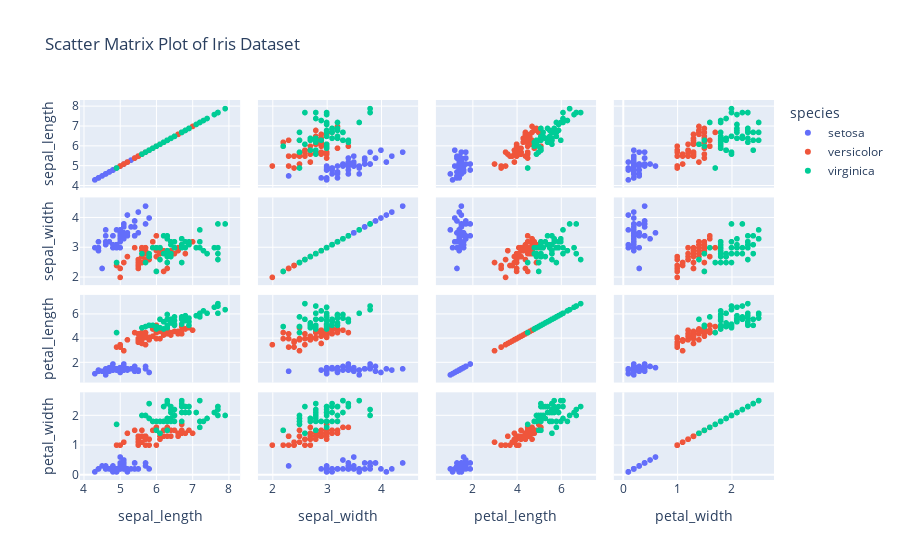

Notebook source saved alongside this figure:
### Code cell
import seaborn as sns
import plotly.express as px

iris_df = sns.load_dataset('iris')

scatter_matrix = px.scatter_matrix(
    iris_df,
    dimensions=["sepal_length", "sepal_width", "petal_length", "petal_width"],
    color="species",
    title="Scatter Matrix Plot of Iris Dataset",
)

scatter_matrix.show()

### Figure 1 — Plotly figure (JSON) as saved in the notebook; plotly's stock layout.template omitted (floating-point values rounded to 4 significant figures)
{"data": [{"dimensions": [{"axis": {"matches": true}, "label": "sepal_length", "values": [5.1, 4.9, 4.7, 4.6, 5, 5.4, 4.6, 5, 4.4, 4.9, 5.4, 4.8, 4.8, 4.3, 5.8, 5.7, 5.4, 5.1, 5.7, 5.1, 5.4, 5.1, 4.6, 5.1, 4.8, 5, 5, 5.2, 5.2, 4.7, 4.8, 5.4, 5.2, 5.5, 4.9, 5, 5.5, 4.9, 4.4, 5.1, 5, 4.5, 4.4, 5, 5.1, 4.8, 5.1, 4.6, 5.3, 5]}, {"axis": {"matches": true}, "label": "sepal_width", "values": [3.5, 3, 3.2, 3.1, 3.6, 3.9, 3.4, 3.4, 2.9, 3.1, 3.7, 3.4, 3, 3, 4, 4.4, 3.9, 3.5, 3.8, 3.8, 3.4, 3.7, 3.6, 3.3, 3.4, 3, 3.4, 3.5, 3.4, 3.2, 3.1, 3.4, 4.1, 4.2, 3.1, 3.2, 3.5, 3.6, 3, 3.4, 3.5, 2.3, 3.2, 3.5, 3.8, 3, 3.8, 3.2, 3.7, 3.3]}, {"axis": {"matches": true}, "label": "petal_length", "values": [1.4, 1.4, 1.3, 1.5, 1.4, 1.7, 1.4, 1.5, 1.4, 1.5, 1.5, 1.6, 1.4, 1.1, 1.2, 1.5, 1.3, 1.4, 1.7, 1.5, 1.7, 1.5, 1, 1.7, 1.9, 1.6, 1.6, 1.5, 1.4, 1.6, 1.6, 1.5, 1.5, 1.4, 1.5, 1.2, 1.3, 1.4, 1.3, 1.5, 1.3, 1.3, 1.3, 1.6, 1.9, 1.4, 1.6, 1.4, 1.5, 1.4]}, {"axis": {"matches": true}, "label": "petal_width", "values": [0.2, 0.2, 0.2, 0.2, 0.2, 0.4, 0.3, 0.2, 0.2, 0.1, 0.2, 0.2, 0.1, 0.1, 0.2, 0.4, 0.4, 0.3, 0.3, 0.3, 0.2, 0.4, 0.2, 0.5, 0.2, 0.2, 0.4, 0.2, 0.2, 0.2, 0.2, 0.4, 0.1, 0.2, 0.2, 0.2, 0.2, 0.1, 0.2, 0.2, 0.3, 0.3, 0.2, 0.6, 0.4, 0.3, 0.2, 0.2, 0.2, 0.2]}], "hovertemplate": "species=setosa<br>%{xaxis.title.text}=%{x}<br>%{yaxis.title.text}=%{y}<extra></extra>", "legendgroup": "setosa", "marker": {"color": "#636efa", "symbol": "circle"}, "name": "setosa", "showlegend": true, "type": "splom"}, {"dimensions": [{"axis": {"matches": true}, "label": "sepal_length", "values": [7, 6.4, 6.9, 5.5, 6.5, 5.7, 6.3, 4.9, 6.6, 5.2, 5, 5.9, 6, 6.1, 5.6, 6.7, 5.6, 5.8, 6.2, 5.6, 5.9, 6.1, 6.3, 6.1, 6.4, 6.6, 6.8, 6.7, 6, 5.7, 5.5, 5.5, 5.8, 6, 5.4, 6, 6.7, 6.3, 5.6, 5.5, 5.5, 6.1, 5.8, 5, 5.6, 5.7, 5.7, 6.2, 5.1, 5.7]}, {"axis": {"matches": true}, "label": "sepal_width", "values": [3.2, 3.2, 3.1, 2.3, 2.8, 2.8, 3.3, 2.4, 2.9, 2.7, 2, 3, 2.2, 2.9, 2.9, 3.1, 3, 2.7, 2.2, 2.5, 3.2, 2.8, 2.5, 2.8, 2.9, 3, 2.8, 3, 2.9, 2.6, 2.4, 2.4, 2.7, 2.7, 3, 3.4, 3.1, 2.3, 3, 2.5, 2.6, 3, 2.6, 2.3, 2.7, 3, 2.9, 2.9, 2.5, 2.8]}, {"axis": {"matches": true}, "label": "petal_length", "values": [4.7, 4.5, 4.9, 4, 4.6, 4.5, 4.7, 3.3, 4.6, 3.9, 3.5, 4.2, 4, 4.7, 3.6, 4.4, 4.5, 4.1, 4.5, 3.9, 4.8, 4, 4.9, 4.7, 4.3, 4.4, 4.8, 5, 4.5, 3.5, 3.8, 3.7, 3.9, 5.1, 4.5, 4.5, 4.7, 4.4, 4.1, 4, 4.4, 4.6, 4, 3.3, 4.2, 4.2, 4.2, 4.3, 3, 4.1]}, {"axis": {"matches": true}, "label": "petal_width", "values": [1.4, 1.5, 1.5, 1.3, 1.5, 1.3, 1.6, 1, 1.3, 1.4, 1, 1.5, 1, 1.4, 1.3, 1.4, 1.5, 1, 1.5, 1.1, 1.8, 1.3, 1.5, 1.2, 1.3, 1.4, 1.4, 1.7, 1.5, 1, 1.1, 1, 1.2, 1.6, 1.5, 1.6, 1.5, 1.3, 1.3, 1.3, 1.2, 1.4, 1.2, 1, 1.3, 1.2, 1.3, 1.3, 1.1, 1.3]}], "hovertemplate": "species=versicolor<br>%{xaxis.title.text}=%{x}<br>%{yaxis.title.text}=%{y}<extra></extra>", "legendgroup": "versicolor", "marker": {"color": "#EF553B", "symbol": "circle"}, "name": "versicolor", "showlegend": true, "type": "splom"}, {"dimensions": [{"axis": {"matches": true}, "label": "sepal_length", "values": [6.3, 5.8, 7.1, 6.3, 6.5, 7.6, 4.9, 7.3, 6.7, 7.2, 6.5, 6.4, 6.8, 5.7, 5.8, 6.4, 6.5, 7.7, 7.7, 6, 6.9, 5.6, 7.7, 6.3, 6.7, 7.2, 6.2, 6.1, 6.4, 7.2, 7.4, 7.9, 6.4, 6.3, 6.1, 7.7, 6.3, 6.4, 6, 6.9, 6.7, 6.9, 5.8, 6.8, 6.7, 6.7, 6.3, 6.5, 6.2, 5.9]}, {"axis": {"matches": true}, "label": "sepal_width", "values": [3.3, 2.7, 3, 2.9, 3, 3, 2.5, 2.9, 2.5, 3.6, 3.2, 2.7, 3, 2.5, 2.8, 3.2, 3, 3.8, 2.6, 2.2, 3.2, 2.8, 2.8, 2.7, 3.3, 3.2, 2.8, 3, 2.8, 3, 2.8, 3.8, 2.8, 2.8, 2.6, 3, 3.4, 3.1, 3, 3.1, 3.1, 3.1, 2.7, 3.2, 3.3, 3, 2.5, 3, 3.4, 3]}, {"axis": {"matches": true}, "label": "petal_length", "values": [6, 5.1, 5.9, 5.6, 5.8, 6.6, 4.5, 6.3, 5.8, 6.1, 5.1, 5.3, 5.5, 5, 5.1, 5.3, 5.5, 6.7, 6.9, 5, 5.7, 4.9, 6.7, 4.9, 5.7, 6, 4.8, 4.9, 5.6, 5.8, 6.1, 6.4, 5.6, 5.1, 5.6, 6.1, 5.6, 5.5, 4.8, 5.4, 5.6, 5.1, 5.1, 5.9, 5.7, 5.2, 5, 5.2, 5.4, 5.1]}, {"axis": {"matches": true}, "label": "petal_width", "values": [2.5, 1.9, 2.1, 1.8, 2.2, 2.1, 1.7, 1.8, 1.8, 2.5, 2, 1.9, 2.1, 2, 2.4, 2.3, 1.8, 2.2, 2.3, 1.5, 2.3, 2, 2, 1.8, 2.1, 1.8, 1.8, 1.8, 2.1, 1.6, 1.9, 2, 2.2, 1.5, 1.4, 2.3, 2.4, 1.8, 1.8, 2.1, 2.4, 2.3, 1.9, 2.3, 2.5, 2.3, 1.9, 2, 2.3, 1.8]}], "hovertemplate": "species=virginica<br>%{xaxis.title.text}=%{x}<br>%{yaxis.title.text}=%{y}<extra></extra>", "legendgroup": "virginica", "marker": {"color": "#00cc96", "symbol": "circle"}, "name": "virginica", "showlegend": true, "type": "splom"}], "layout": {"autosize": true, "dragmode": "select", "legend": {"title": {"text": "species"}, "tracegroupgap": 0}, "title": {"text": "Scatter Matrix Plot of Iris Dataset"}, "xaxis": {"autorange": true, "range": [3.598, 8.602], "type": "linear"}, "xaxis2": {"autorange": true, "range": [1.532, 4.868], "type": "linear"}, "xaxis3": {"autorange": true, "range": [-0.1504, 8.05], "type": "linear"}, "xaxis4": {"autorange": true, "range": [-0.368, 2.968], "type": "linear"}, "yaxis": {"autorange": true, "range": [3.598, 8.602], "type": "linear"}, "yaxis2": {"autorange": true, "range": [1.532, 4.868], "type": "linear"}, "yaxis3": {"autorange": true, "range": [-0.1504, 8.05], "type": "linear"}, "yaxis4": {"autorange": true, "range": [-0.368, 2.968], "type": "linear"}}}
